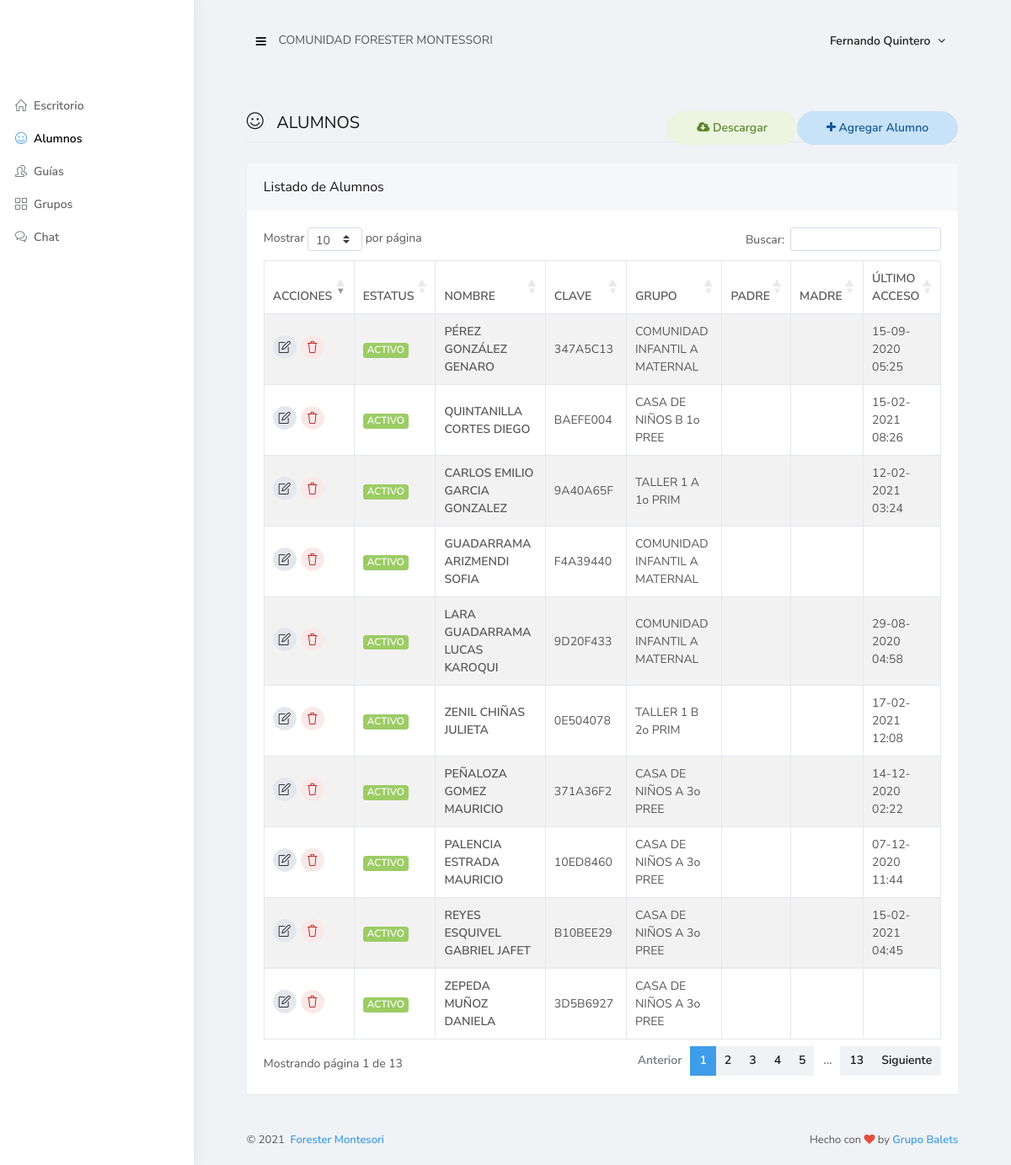
The app's page /sistema/alumnos.php (signed in) with its own data.
### tables this page shows
CREATE TABLE `alumnos` (
  `id` int(11) NOT NULL,
  `name` varchar(180) DEFAULT NULL,
  `apaterno` varchar(100) DEFAULT NULL,
  `amaterno` varchar(100) DEFAULT NULL,
  `ngrupo` int(11) DEFAULT NULL,
  `padre` varchar(180) DEFAULT NULL,
  `madre` varchar(180) DEFAULT NULL,
  `clave` varchar(50) DEFAULT NULL,
  `estatus` int(11) DEFAULT NULL,
  `last_login` datetime DEFAULT NULL,
  `created` timestamp NULL DEFAULT CURRENT_TIMESTAMP
);

CREATE TABLE `grupos` (
  `id` int(11) NOT NULL,
  `name` varchar(60) DEFAULT NULL,
  `ngroup` varchar(60) DEFAULT NULL,
  `ngrade` varchar(60) DEFAULT NULL
);

CREATE TABLE `grades` (
  `id` int(11) NOT NULL,
  `idgroup_name` int(11) DEFAULT NULL,
  `name` varchar(100) DEFAULT NULL
);

### inc/db.php (called while the page is built, shortened)
<?php
$con = mysqli_connect('localhost', 'root', '', 'freelancer_admin_fordbc');
$con->set_charset('utf8');
function row_count($result){
    return mysqli_num_rows($result);
}
function query($sql){
    global $con;
    return mysqli_query($con, $sql);
}
function fetch_array($result){
    return mysqli_fetch_array($result);
}
?>

### sistema/alumnos_index.php (the view, shortened to what this page needs)
<main id="main-container">
    <div class="content">
        <h2 class="content-heading">
            <a href="add_alumno.php" class="btn btn-rounded btn-hero btn-sm btn-alt-primary float-right mb-10"> <i class="fa fa-plus"></i> Agregar Alumno</a>
            <i class="si si-emoticon-smile"></i>&nbsp;<a href="ajax/dwl-alumnos.php" class="btn btn-rounded btn-hero btn-sm btn-alt-success float-right mb-10"> <i class="fa fa-cloud-download"></i> Descargar</a>&nbsp;
            ALUMNOS</h2>
       <div class="block">
            <div class="block-header block-header-default">
                <h3 class="block-title">Listado de Alumnos</h3>
            </div>
            <div class="block-content block-content-full">
                <table class="table table-bordered table-striped table-vcenter js-dataTable-full">
                    <thead>
                        <tr>
                            <?php if($userId == 2 || $userId == 1 || $userId == 6){?>
                            <th>Acciones</th>
                            <th>Estatus</th>
                            <?php } ?>
                            <th>Nombre</th>
                            <th>Clave</th>
                            <th>Grupo</th>
                            <th>Padre</th>
                            <th>Madre</th>
                            <th>Último acceso</th>
                        </tr>
                    </thead>
                    <tbody>
                            <?php
                                    $sql = "SELECT * FROM `alumnos` ";
                                    $result = query($sql);
                                   if(row_count($result) > 0) {
                                        while($row = fetch_array($result)){
                                            $id = $row['id'];
                                            $name = $row['name'];
                                            $apaterno = $row['apaterno'];
                                            $amaterno = $row['amaterno'];
                                            $ngrupo = $row['ngrupo'];
                                            $padre = $row['padre'];
                                            $madre = $row['madre'];
                                            $clave = $row['clave'];
                                            $estatus = $row['estatus'];
                                            if($estatus == '1'){
                                                $laestatus = 'ACTIVO';
                                                $coloEstatus = 'success';
                                            } else {
                                                $laestatus = 'INACTIVO';
                                                $coloEstatus = 'danger';
                                            }
                                            if($row['last_login']== '' ){
                                                $last_login = '';
                                            }else{
                                                $last_login = date('d-m-Y h:i', strtotime($row['last_login']));
                                            }
                                            $sql2 = "SELECT * FROM `grupos` WHERE `id`='$ngrupo'";
                                            $result2 = query($sql2);
                                            $row2 = fetch_array($result2);
                                            $nameG = $row2['name'];
                                            $ngroup = $row2['ngroup'];
                                            $ngrade = $row2['ngrade'];
                                            $sql3 = "SELECT `name` FROM `grades` WHERE `id`='$ngrade'";
                                            $result3 = query($sql3);
                                            $row3 = fetch_array($result3);
                                            $dgrade = $row3['name'];
                                            $elGrupo = $nameG.' '.$ngroup.' '.$dgrade;
                                            $alumno = $name.' '.$apaterno.' '.$amaterno;
                                ?>
                                <tr>
                                    <?php if($userId == 2 || $userId == 1 || $userId == 6){?>
                                    <td><a href="edit_alumno.php?id=<?php echo $id ?>" class="btn btn-sm btn-circle btn-alt-secondary mr-5 mb-5"><i class="si si-note"></i></a><a href="del_alumno.php?id=<?php echo $id ?>" class="btn btn-sm btn-circle btn-alt-danger mr-5 mb-5"><i class="si si-trash"></i></a></td>
                                    <td><span class="badge badge-<?php echo $coloEstatus ?>"><?php echo $laestatus ?></span></td>
                                    <?php } ?>
                                    <td class="font-w600"><?php echo $alumno ?></td>
                                    <td class="d-none d-sm-table-cell"><?php echo $clave ?></td>
                                    <td class="d-none d-sm-table-cell"><?php echo $elGrupo?></td>
                                    <td class="d-none d-sm-table-cell"><?php echo $padre ?></td>
                                    <td class="d-none d-sm-table-cell"><?php echo $madre ?></td>
                                    <td class="d-none d-sm-table-cell"><?php echo $last_login ?></td>
                                </tr>
                                <?php
                                        }
                                   }
                                ?>
                    </tbody>
                </table>
            </div>
        </div>
    </div>
</main>

### sistema/alumnos.php (shortened to what this page needs)
<?php include("../inc/init.php");
$menu = 2;
$tipoUsuario = $_SESSION['typo_user'];
$userId = $_SESSION['id_user'];
?>
<!DOCTYPE html>
<html class="loading" lang="es" data-textdirection="ltr">
<head>
    <link rel="stylesheet" href="../assets/js/plugins/datatables/dataTables.bootstrap4.css">
    <link rel="stylesheet" id="css-main" href="../assets/css/codebase.min.css">
</head>
    <body>
        <div id="page-container" class="sidebar-o enable-page-overlay side-scroll page-header-modern main-content-narrow">
            <?php
                switch ($tipoUsuario){
                        case 1:
                            include("nav_admin.php");
                            include("top.php");
                            include("alumnos_index.php");
                            break;
                }
            ?>
            <?php include('../copy.php'); ?>
        </div>
    </body>
</html>

### sistema/nav_admin.php (shortened to what this page needs)
<nav id="sidebar">
<div class="sidebar-content">
    <div class="content-header content-header-fullrow mb-20">
        <div class="content-header-section text-center align-parent sidebar-mini-hidden">
        </div>
    </div>
    <div class="content-side content-side-full">
        <ul class="nav-main">
            <li><a class="<?php if($menu == '0'){ echo 'active';}; ?>" href="./"><i class="si si-home"></i>Escritorio</a></li>
            <li><a class="<?php if($menu == '2'){ echo 'active';}; ?>" href="alumnos.php"><i class="si si-emoticon-smile"></i>Alumnos</a></li>
            <li><a class="<?php if($menu == '3'){ echo 'active';}; ?>" href="guias.php"><i class="si si-users"></i>Guías</a></li>
            <li><a class="<?php if($menu == '4'){ echo 'active';}; ?>" href="grupos.php"><i class="si si-grid"></i>Grupos</a></li>
            <li><a class="<?php if($menu == '5'){ echo 'active';}; ?>" href="uchat.php"><i class="si si-bubbles"></i>Chat</a></li>
        </ul>
    </div>
</div>
</nav>

### sistema/top.php (shortened to what this page needs)
<header id="page-header">
    <div class="content-header">
        <div class="content-header-section">
            <button type="button" class="btn btn-circle btn-dual-secondary" data-toggle="layout" data-action="sidebar_toggle">
                <i class="fa fa-navicon"></i>
            </button>
                COMUNIDAD FORESTER MONTESSORI
        </div>
        <div class="content-header-section">
            <div class="btn-group" role="group">
                <button type="button" class="btn btn-rounded btn-dual-secondary" id="page-header-user-dropdown" data-toggle="dropdown" aria-haspopup="true" aria-expanded="false">
                    <span class="d-none d-sm-inline-block"><?php echo $_SESSION['user_name']; ?></span>
                    <i class="fa fa-angle-down ml-5"></i>
                </button>
            </div>
        </div>
    </div>
</header>

### copy.php
<footer id="page-footer" class="opacity-0">
    <div class="content py-20 font-size-sm clearfix">
        <div class="float-right">
            Hecho con <i class="fa fa-heart text-pulse"></i> by <a class="font-w600" href="https://grupobalets.com/" target="_blank">Grupo Balets</a>
        </div>
        <div class="float-left">
            &copy; <span class="js-year-copy"></span>&nbsp; <a class="font-w600" href="https://forestermontessori.edu.mx/" target="_blank">Forester Montesori</a>
        </div>
    </div>
</footer>

### records on screen
alumnos: estatus "ACTIVO", alumno "PÉREZ GONZÁLEZ GENARO", clave "347A5C13", grupos.name+ngroup "COMUNIDAD INFANTIL A MATERNAL", last_login "15-09-2020 05:25"
alumnos: estatus "ACTIVO", alumno "QUINTANILLA CORTES DIEGO", clave "BAEFE004", grupos.name+ngroup "CASA DE NIÑOS B 1o PREE", last_login "15-02-2021 08:26"
alumnos: estatus "ACTIVO", alumno "CARLOS EMILIO GARCIA GONZALEZ", clave "9A40A65F", grupos.name+ngroup "TALLER 1 A 1o PRIM", last_login "12-02-2021 03:24"
alumnos: estatus "ACTIVO", alumno "GUADARRAMA ARIZMENDI SOFIA", clave "F4A39440", grupos.name+ngroup "COMUNIDAD INFANTIL A MATERNAL"
alumnos: estatus "ACTIVO", alumno "LARA GUADARRAMA LUCAS KAROQUI", clave "9D20F433", grupos.name+ngroup "COMUNIDAD INFANTIL A MATERNAL", last_login "29-08-2020 04:58"
alumnos: estatus "ACTIVO", alumno "ZENIL CHIÑAS JULIETA", clave "0E504078", grupos.name+ngroup "TALLER 1 B 2o PRIM", last_login "17-02-2021 12:08"
alumnos: estatus "ACTIVO", alumno "PEÑALOZA GOMEZ MAURICIO", clave "371A36F2", grupos.name+ngroup "CASA DE NIÑOS A 3o PREE", last_login "14-12-2020 02:22"
alumnos: estatus "ACTIVO", alumno "PALENCIA ESTRADA MAURICIO", clave "10ED8460", grupos.name+ngroup "CASA DE NIÑOS A 3o PREE", last_login "07-12-2020 11:44"
alumnos: estatus "ACTIVO", alumno "REYES ESQUIVEL GABRIEL JAFET", clave "B10BEE29", grupos.name+ngroup "CASA DE NIÑOS A 3o PREE", last_login "15-02-2021 04:45"
alumnos: estatus "ACTIVO", alumno "ZEPEDA MUÑOZ DANIELA", clave "3D5B6927", grupos.name+ngroup "CASA DE NIÑOS A 3o PREE"

### other values on screen
$_SESSION['user_name'] "Fernando Quintero"
